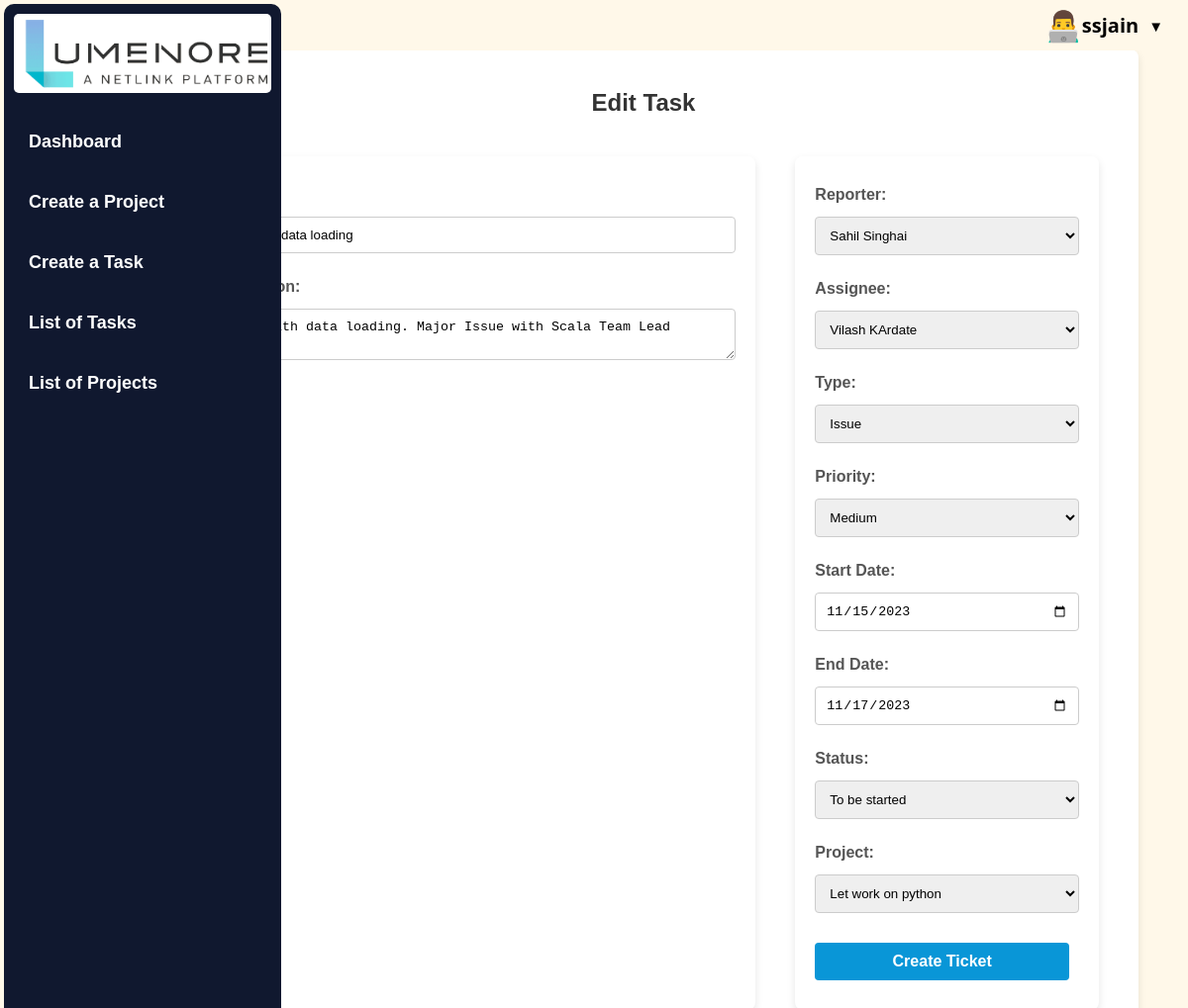
The page /apps/ticket/24/edit/ (signed in) on the database its author committed.
### taskmanager/models.py (models this page shows, shortened)
class UserProfile(AbstractBaseUser, PermissionsMixin):
    username = models.CharField(max_length=30, unique=True)
    name = models.CharField(max_length=100, help_text="Required. Enter your full name.")
    email = models.EmailField(unique=True)
    is_active = models.BooleanField(default=True)
    is_staff = models.BooleanField(default=False)
    USERNAME_FIELD = "username"
    REQUIRED_FIELDS = ["email"]
    objects = UserProfileManager()
    def __str__(self):
        return self.name

class Ticket(models.Model):
    ticketid = models.AutoField(primary_key=True, )
    title = models.CharField(max_length=200)
    description = models.TextField()
    reporter = models.ForeignKey(
        UserProfile, on_delete=models.CASCADE, related_name="reported_tickets"
    )
    assignee = models.ForeignKey(
        UserProfile, on_delete=models.CASCADE, related_name="assigned_tickets"
    )
    type = models.ForeignKey(Type, on_delete=models.CASCADE)
    priority = models.ForeignKey(Priority, on_delete=models.CASCADE)
    start_date = models.DateField(null=True)
    end_date = models.DateField()
    updated_time = models.DateTimeField(auto_now=True)
    status = models.ForeignKey(Status, on_delete=models.CASCADE)
    project = models.ForeignKey(
        Project, on_delete=models.SET_NULL, null=True, related_name="project_name"
    )

### taskmanager/views.py (the view, shortened to what this page needs)
# urls.py: path('<str:task>/<int:pk>/edit/', views.update, name='edit'),
@login_required(login_url="login")
def update(req, task, pk):
    match task:
        case "ticket":
            obj = Ticket.objects.get(ticketid=pk)
            username = obj.reporter.username
            form_class = TicketForm
            id = obj.ticketid
        case "project":
            obj = Project.objects.get(ticket_projectid=pk)
            form_class = ProjectForm
            username = obj.owner.username
            id = obj.ticket_projectid
    if req.user.username != username:
        return HttpResponse("Your are not allowed here!!")
    form = form_class(instance=obj)
    context = {"obj": obj, "form": form, "id": id}
    html = f"create_{task}.html"
    return render(req, html, context)

### taskmanager/models.py (called while the page is built)
    def __str__(self):
        return self.name

    def __str__(self):
        return self.name

    def __str__(self):
        return self.name

    def __str__(self):
        return self.name

### templates/create_ticket.html (shortened to what this page needs)
{% extends 'base.html' %}
{% block content %}
<div class="form-container">
  {% if '-ticket/' in request.META.HTTP_REFERER %}
  <h2>Create a New Task</h2>
  {% else %}
  <h2>Edit Task</h2>
  {% endif %}
  <form id="form-ticket" method="post">
    <div class="container">
      <div class="left-card">
        <div class="form-group">
          <label for="{{ form.title.id_for_label }}">Title:</label>
          {{ form.title }}
        </div>
        <div class="form-group">
          <label for="{{ form.description.id_for_label }}">Description:</label>
          {{ form.description }}
        </div>
      </div>
      <div class="right-card">
        <div class="form-group">
          <label for="{{ form.reporter.id_for_label }}">Reporter:</label>
          {{ form.reporter }}
        </div>
        <div class="form-group">
          <label for="{{ form.assignee.id_for_label }}">Assignee:</label>
          {{ form.assignee }}
        </div>
        <div class="form-group">
          <label for="{{ form.type.id_for_label }}">Type:</label>
          {{ form.type }}
        </div>
        <div class="form-group">
          <label for="{{ form.priority.id_for_label }}">Priority:</label>
          {{ form.priority }}
        </div>
        <div class="form-group">
          <label for="{{ form.start_date.id_for_label }}">Start Date:</label>
          {{ form.start_date }}
        </div>
        <div class="form-group">
          <label for="{{ form.end_date.id_for_label }}">End Date:</label>
          {{ form.end_date }}
        </div>
        <div class="form-group">
          <label for="{{ form.status.id_for_label }}">Status:</label>
          {{ form.status }}
        </div>
        <div class="form-group">
          <label for="{{ form.project.id_for_label }}">Project:</label>
          {{ form.project }}
        </div>
        <input type="submit" value="Create Ticket">
      </div>
    </div>
{% endblock %}

### templates/navbar.html (shortened to what this page needs)
<li class="user-info">
    <div class="user-details" onclick="toggleDropdown()">
        <span class="user-icon">👨‍💻</span>
        <span class="user-name">{{ request.user.username }}</span>
        <span class="dropdown-arrow">▼</span>
    </div>
</li>

### apps/static/styles/style.css (style rules this page uses)
body { background-color: #fff8e9; color: #333; font-family: 'Arial', sans-serif; margin: 0; padding: 0; display: flex; flex-direction: column; min-height: 100vh; }
.dropdown-arrow { margin-left: 5px; cursor: pointer; }
.user-info { margin-left: auto; position: relative; }
.user-details { cursor: pointer; display: flex; align-items: center; }
h2 { color: #000000; font-size: 1.5em; font-family: Verdana, Geneva, Tahoma, sans-serif; }
nav ul li { display: inline-block; margin-left: 10px; }
.user-info { position: relative; color: #000000; cursor: pointer; font-family: 'Segoe UI', Tahoma, Geneva, Verdana, sans-serif; }
.user-details { display: flex; align-items: center; margin-right: 20px; }
.user-info .user-name { font-weight: bold; margin-right: 5px; }
.user-info .dropdown-arrow { font-size: 15px; }
.user-icon { font-size: 30px; }
.user-info, .profile-icon, .logout-icon { font-size: 20px; margin-right: 5px; }
form { display: flex; flex-direction: column; }
label { margin-top: 10px; color: #666; }
input { padding: 10px; margin-bottom: 10px; border: 1px solid #ddd; border-radius: 4px; }
.form-group { margin-bottom: 30px; }
.form-group label { display: block; margin-bottom: 8px; font-weight: bold; color: #555; }
.form-group input, .form-group textarea { width: 100%; padding: 10px; border: 1px solid #ccc; border-radius: 4px; }
.form-container { background-color: #fff; padding: 20px; box-shadow: 0 4px 8px rgba(0, 0, 0, 0.1); margin: 20px auto; border-radius: 8px; max-width: 600px; }
.form-container h2 { text-align: center; color: #333; }
.form-group { margin-bottom: 20px; }
.form-group input, .form-group textarea, .form-group select { width: 100%; padding: 10px; border: 1px solid #ccc; border-radius: 4px; }
input[type="submit"] { background-color: #4285f4; color: #fff; padding: 10px 20px; border: none; border-radius: 4px; cursor: pointer; }
body { font-family: 'Arial', sans-serif; }

### templates/create_ticket.html (style rules this page uses)
body { margin: 0; font-family: 'Arial', sans-serif; }
.form-container { margin-top: 50px; max-width: 1600px; width: 80%; margin-right: 50px; }
.container { display: flex; }
.left-card { padding: 20px; box-shadow: 0 4px 8px rgba(0, 0, 0, 0.1); margin: 20px; border-radius: 8px; }
.right-card { padding: 20px; box-shadow: 0 4px 8px rgba(0, 0, 0, 0.1); margin: 20px; border-radius: 8px; }
.left-card { flex: 4; }
.right-card { flex: 2; }
.form-group { margin-bottom: 15px; }
label { display: block; margin-bottom: 5px; font-weight: bold; }
input, select, textarea { width: calc(100% - 10px); padding: 8px; box-sizing: border-box; border: 1px solid #ccc; border-radius: 4px; margin-top: 5px; margin-bottom: 10px; }
input[type="submit"] { background-color: #0996d7; color: white; padding: 10px 15px; border: none; border-radius: 4px; cursor: pointer; font-size: 16px; font-weight: bold; }

### rows shown on the page
UserProfile: user.username "ssjain"
Ticket: title "Issue with data loading", description "Issue with data loading. Major Issue with Scala Team Lead", reporter "Sahil Singhai", assignee "Vilash KArdate", type "Issue", priority "Medium", start_date "11/15/2023", end_date "11/17/2023", status "To be started", project "Let work on python"
